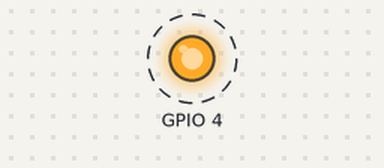
This sketch was run on a simulated ESP32. Shown: output pins drawn as LEDs (lit = HIGH). Dashed ring = blinking. The RemoteXY app is connected.

Above: at 0.5 s.
Timing chart, 0 to 4.6 s (numbered marks = the images above):
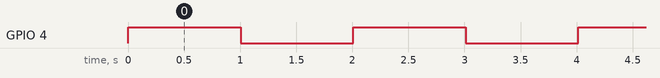

Measured:
- by itself, GPIO 4: alternates HIGH for 1.0 s and LOW for 1.0 s

The sketch:

remote_connection.ino
```cpp
// (licence header left out)
//////////////////////////////////////////////
//        RemoteXY include library          //
//////////////////////////////////////////////

// you can enable debug logging to Serial at 115200
//#define REMOTEXY__DEBUGLOG

// RemoteXY select connection mode and include library
#define REMOTEXY_MODE__WIFI_CLOUD

#include <WiFi.h>

// RemoteXY connection settings
#define REMOTEXY_WIFI_SSID "Wokwi-GUEST"
#define REMOTEXY_WIFI_PASSWORD ""
#define REMOTEXY_CLOUD_SERVER "cloud.remotexy.com"
#define REMOTEXY_CLOUD_PORT 6376
#define REMOTEXY_CLOUD_TOKEN "7b1a4c6e046826fc76be6a7bf6fd291d"


#include <RemoteXY.h>

// RemoteXY GUI configuration
#pragma pack(push, 1)
uint8_t RemoteXY_CONF[] =   // 29 bytes
  { 255,1,0,0,0,22,0,19,0,0,0,0,31,1,106,200,1,1,1,0,
  1,32,41,47,47,0,2,31,0 };

// this structure defines all the variables and events of your control interface
struct {

    // input variables
  uint8_t button_01; // =1 if button pressed, else =0, from 0 to 1

    // other variable
  uint8_t connect_flag;  // =1 if wire connected, else =0

} RemoteXY;
#pragma pack(pop)

/////////////////////////////////////////////
//           END RemoteXY include          //
/////////////////////////////////////////////


void setup()
{
  RemoteXY_Init ();
  pinMode(4, OUTPUT);

}

void loop()
{

  RemoteXY_Handler ();
  digitalWrite(4, HIGH);
  RemoteXY_delay(1000);
  digitalWrite(4, LOW);
  RemoteXY_delay(1000);

  // TODO you loop code
  // use the RemoteXY structure for data transfer
  // do not call delay(), use instead RemoteXY_delay()


}
```
